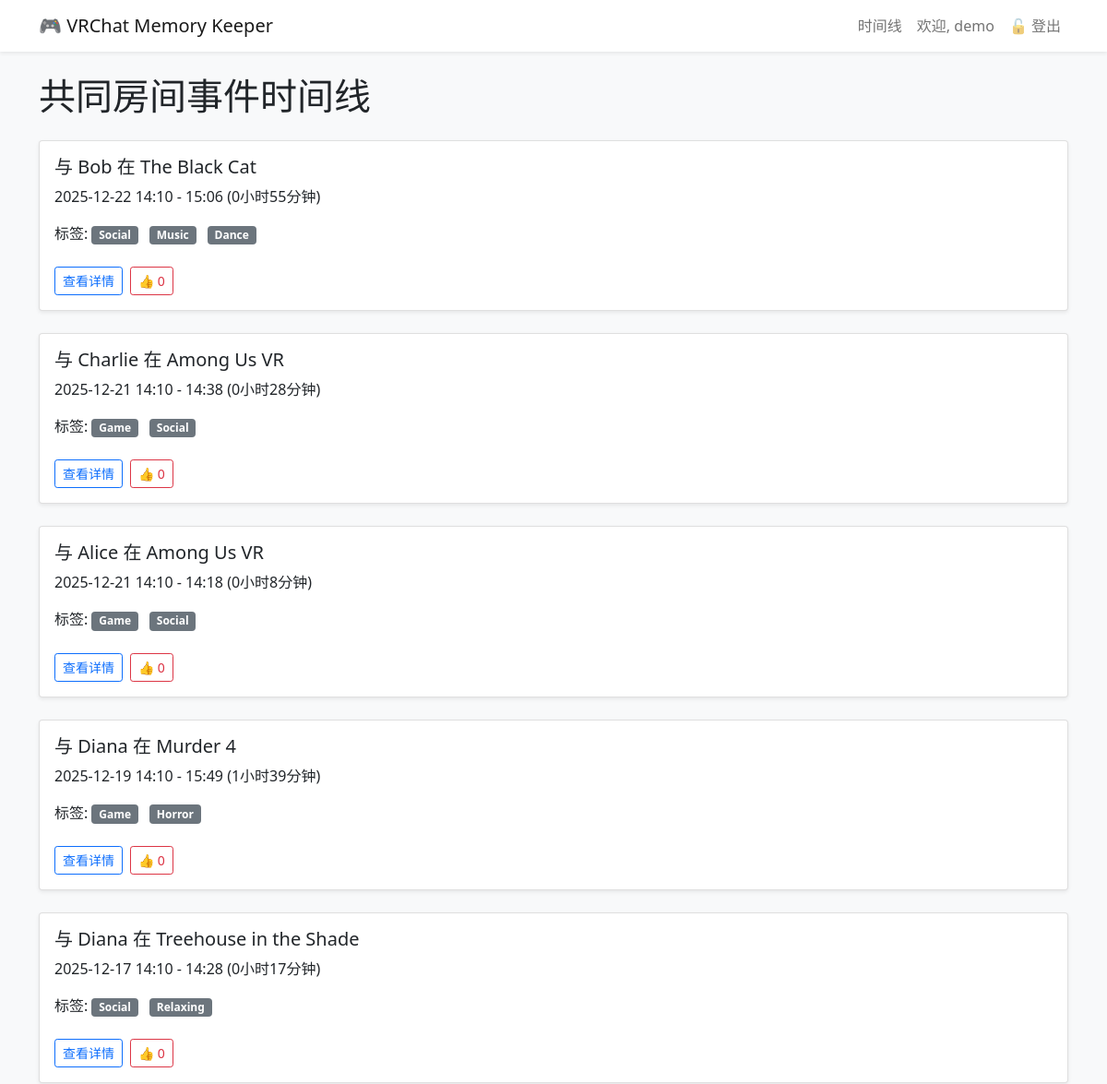
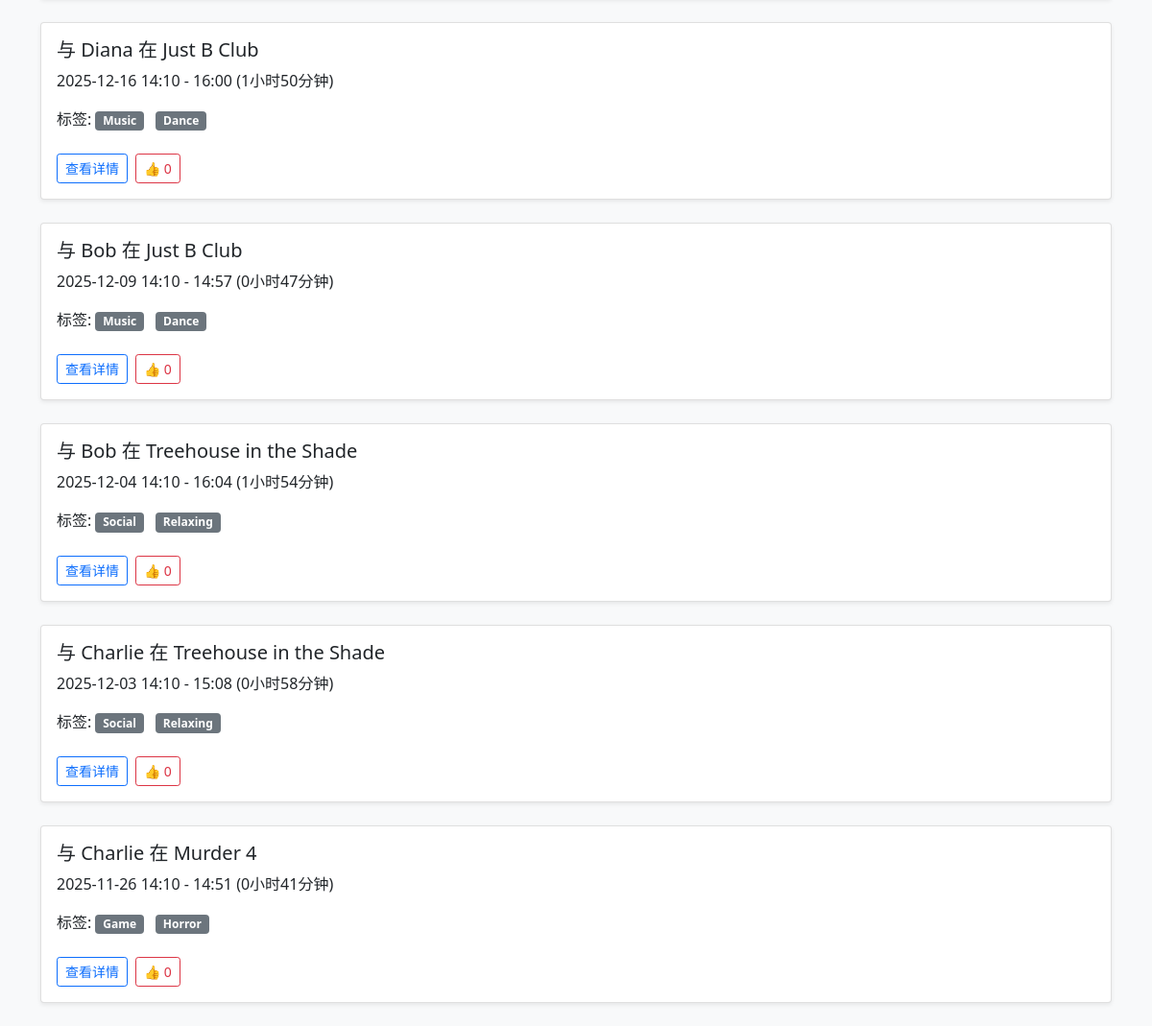
Screenshot of / (signed in) with the database file from the repository (2 pictures, top to bottom).
### app.py (models this page shows)
class User(UserMixin, db.Model):
    id = db.Column(db.Integer, primary_key=True)
    username = db.Column(db.String(80), unique=True, nullable=False)
    password_hash = db.Column(db.String(120), nullable=False)
    events = db.relationship('SharedEvent', backref='user', lazy=True)

class SharedEvent(db.Model):
    id = db.Column(db.Integer, primary_key=True)
    user_id = db.Column(db.Integer, db.ForeignKey('user.id'), nullable=False)
    world_id = db.Column(db.Integer, db.ForeignKey('world.id'), nullable=False)
    friend_name = db.Column(db.String(80), nullable=False)
    start_time = db.Column(db.DateTime, nullable=False)
    end_time = db.Column(db.DateTime)
    duration = db.Column(db.Integer)  # 秒
    notes = db.Column(db.Text)
    likes = db.Column(db.Integer, default=0)
    custom_tags = db.relationship(
        'EventTag',
        backref='event',
        lazy=True)

class World(db.Model):
    id = db.Column(db.Integer, primary_key=True)
    world_name = db.Column(db.String(200), nullable=False)
    world_id = db.Column(db.String(100), unique=True)
    tags = db.Column(db.Text)
    events = db.relationship('SharedEvent', backref='world', lazy=True)

### app.py (the view)
@app.route('/')
@login_required
def index():
    events = SharedEvent.query.filter_by(user_id=current_user.id).order_by(SharedEvent.start_time.desc()).all()
    return render_template('index.html', events=events)

### app.py (called while the page is built)
@login_manager.user_loader
def load_user(user_id):
    return User.query.get(int(user_id))

### templates/index.html (shortened to what this page needs)
{% extends 'base.html' %}
{% block content %}
    <h1 class="mb-4">共同房间事件时间线</h1>
    <div class="row">
        {% if events %}
            {% for event in events %}
                <div class="col-lg-12">
                    <div class="card event-card shadow-sm">
                        <div class="card-body">
                            <h5 class="card-title">
                                与 {{ event.friend_name }} 在 {{ event.world.world_name }}
                            </h5>
                            <p class="card-text">
                                {{ event.start_time.strftime('%Y-%m-%d %H:%M') }} - {{ event.end_time.strftime('%H:%M') }}
                                ({{ (event.duration // 3600) }}小时{{ (event.duration % 3600) // 60 }}分钟)
                            </p>
                            <p class="card-text">
                                标签:
                                {% if event.world.tags %}
                                    {% for tag in event.world.tags.split(',') %}
                                        <span class="badge bg-secondary tag">{{ tag.strip() }}</span>
                                    {% endfor %}
                                {% endif %}
                            </p>
                            <div class="d-flex gap-2">
                                <a href="{{ url_for('event_detail', event_id=event.id) }}" class="btn btn-outline-primary btn-sm">
                                    查看详情
                                </a>
                                <button class="like-btn btn btn-outline-danger btn-sm" data-event-id="{{ event.id }}">
                                    👍 <span class="like-count">{{ event.likes or 0 }}</span>
                                </button>
                            </div>
                        </div>
                    </div>
                </div>
            {% endfor %}
        {% endif %}
    </div>
{% endblock %}

### templates/base.html (shortened to what this page needs)
<!DOCTYPE html>
<html lang="en">
<head>
    <link href="https://cdn.jsdelivr.net/npm/bootstrap@5.1.3/dist/css/bootstrap.min.css" rel="stylesheet">
</head>
<body>
    <nav class="navbar navbar-expand-lg navbar-light bg-white shadow-sm">
        <div class="container">
            <a class="navbar-brand" href="{{ url_for('index') }}">🎮 VRChat Memory Keeper</a>
            <div class="navbar-nav ms-auto">
                {% if current_user.is_authenticated %}
                    <a class="nav-link" href="{{ url_for('index') }}">时间线</a>
                    <span class="nav-link">欢迎, {{ current_user.username }}</span>
                    <a class="nav-link" href="{{ url_for('logout') }}">🔓 登出</a>
                {% else %}
                    <a class="nav-link" href="{{ url_for('login') }}">登录</a>
                    <a class="nav-link" href="{{ url_for('register') }}">注册</a>
                {% endif %}
            </div>
        </div>
    </nav>
    <div class="container mt-4">
        {% block content %}{% endblock %}
    </div>
</body>
</html>

### templates/base.html (style rules this page uses)
body { background-color: #f8f9fa; }
.event-card { margin-bottom: 1.5rem; }
.tag { margin-right: 0.5rem; margin-bottom: 0.5rem; }

### rows the page displays
User: username "demo"
SharedEvent: friend_name "Bob", world.world_name "The Black Cat", start_time "2025-12-22 14:10", end_time "15:06", duration "0", (event.duration%3600)//60 "55", strip "Social" "Music" "Dance", likes "0"
SharedEvent: friend_name "Charlie", world.world_name "Among Us VR", start_time "2025-12-21 14:10", end_time "14:38", duration "0", (event.duration%3600)//60 "28", strip "Game" "Social", likes "0"
SharedEvent: friend_name "Alice", world.world_name "Among Us VR", start_time "2025-12-21 14:10", end_time "14:18", duration "0", (event.duration%3600)//60 "8", strip "Game" "Social", likes "0"
SharedEvent: friend_name "Diana", world.world_name "Murder 4", start_time "2025-12-19 14:10", end_time "15:49", duration "1", (event.duration%3600)//60 "39", strip "Game" "Horror", likes "0"
SharedEvent: friend_name "Diana", world.world_name "Treehouse in the Shade", start_time "2025-12-17 14:10", end_time "14:28", duration "0", (event.duration%3600)//60 "17", strip "Social" "Relaxing", likes "0"
SharedEvent: friend_name "Diana", world.world_name "Just B Club", start_time "2025-12-16 14:10", end_time "16:00", duration "1", (event.duration%3600)//60 "50", strip "Music" "Dance", likes "0"
SharedEvent: friend_name "Bob", world.world_name "Just B Club", start_time "2025-12-09 14:10", end_time "14:57", duration "0", (event.duration%3600)//60 "47", strip "Music" "Dance", likes "0"
SharedEvent: friend_name "Bob", world.world_name "Treehouse in the Shade", start_time "2025-12-04 14:10", end_time "16:04", duration "1", (event.duration%3600)//60 "54", strip "Social" "Relaxing", likes "0"
SharedEvent: friend_name "Charlie", world.world_name "Treehouse in the Shade", start_time "2025-12-03 14:10", end_time "15:08", duration "0", (event.duration%3600)//60 "58", strip "Social" "Relaxing", likes "0"
SharedEvent: friend_name "Charlie", world.world_name "Murder 4", start_time "2025-11-26 14:10", end_time "14:51", duration "0", (event.duration%3600)//60 "41", strip "Game" "Horror", likes "0"
